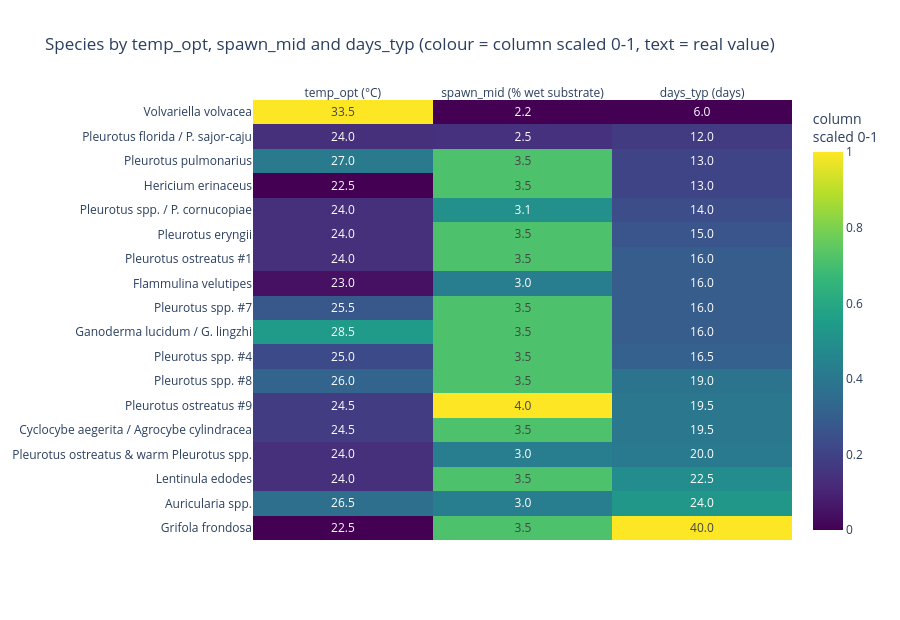

Write notebook code for a chart like this one.
### Markdown cell above
## 4. Heatmap 1: species by three columns

Rows are species (sorted by `days_typ`), columns are `temp_opt` (°C), `spawn_mid` (% of wet substrate) and `days_typ` (days). The colour is each column scaled to 0-1 (lowest value in the column = 0, highest = 1); the text in each cell is the real value.

### Code cell
cols = ["temp_opt", "spawn_mid", "days_typ"]
hm = df.sort_values(["days_typ", "days_max"]).reset_index(drop=True)
scaled = (hm[cols] - hm[cols].min()) / (hm[cols].max() - hm[cols].min())
fig = go.Figure(go.Heatmap(z=scaled.to_numpy(), x=["temp_opt (°C)", "spawn_mid (% wet substrate)", "days_typ (days)"], y=hm["label"],
                           text=hm[cols].round(1).astype(str).to_numpy(), texttemplate="%{text}", colorscale="Viridis",
                           colorbar=dict(title="column<br>scaled 0-1"), hoverongaps=False,
                           hovertemplate="%{y}<br>%{x}: %{text}<extra></extra>"))
fig.update_yaxes(autorange="reversed")
fig.update_layout(title="Species by temp_opt, spawn_mid and days_typ (colour = column scaled 0-1, text = real value)",
                  height=620, xaxis_side="top")
fig.show()

### Figure 1 — Plotly figure (JSON) as saved in the notebook; plotly's stock layout.template omitted (floating-point values rounded to 4 significant figures)
{"data": [{"colorbar": {"title": {"text": "column<br>scaled 0-1"}}, "colorscale": [[0, "#440154"], [0.1111, "#482878"], [0.2222, "#3e4989"], [0.3333, "#31688e"], [0.4444, "#26828e"], [0.5556, "#1f9e89"], [0.6667, "#35b779"], [0.7778, "#6ece58"], [0.8889, "#b5de2b"], [1, "#fde725"]], "hoverongaps": false, "hovertemplate": "%{y}<br>%{x}: %{text}<extra></extra>", "text": [["33.5", "2.2", "6.0"], ["24.0", "2.5", "12.0"], ["27.0", "3.5", "13.0"], ["22.5", "3.5", "13.0"], ["24.0", "3.1", "14.0"], ["24.0", "3.5", "15.0"], ["24.0", "3.5", "16.0"], ["23.0", "3.0", "16.0"], ["25.5", "3.5", "16.0"], ["28.5", "3.5", "16.0"], ["25.0", "3.5", "16.5"], ["26.0", "3.5", "19.0"], ["24.5", "4.0", "19.5"], ["24.5", "3.5", "19.5"], ["24.0", "3.0", "20.0"], ["24.0", "3.5", "22.5"], ["26.5", "3.0", "24.0"], ["22.5", "3.5", "40.0"]], "texttemplate": "%{text}", "type": "heatmap", "x": ["temp_opt (°C)", "spawn_mid (% wet substrate)", "days_typ (days)"], "y": ["Volvariella volvacea", "Pleurotus florida / P. sajor-caju", "Pleurotus pulmonarius", "Hericium erinaceus", "Pleurotus spp. / P. cornucopiae", "Pleurotus eryngii", "Pleurotus ostreatus #1", "Flammulina velutipes", "Pleurotus spp. #7", "Ganoderma lucidum / G. lingzhi", "Pleurotus spp. #4", "Pleurotus spp. #8", "Pleurotus ostreatus #9", "Cyclocybe aegerita / Agrocybe cylindracea", "Pleurotus ostreatus & warm Pleurotus spp.", "Lentinula edodes", "Auricularia spp.", "Grifola frondosa"], "z": [[1.0, 0.0, 0.0], [0.1364, 0.1429, 0.1765], [0.4091, 0.7143, 0.2059], [0.0, 0.7143, 0.2059], [0.1364, 0.5, 0.2353], [0.1364, 0.7143, 0.2647], [0.1364, 0.7143, 0.2941], [0.04545, 0.4286, 0.2941], [0.2727, 0.7143, 0.2941], [0.5455, 0.7143, 0.2941], [0.2273, 0.7143, 0.3088], [0.3182, 0.7143, 0.3824], [0.1818, 1.0, 0.3971], [0.1818, 0.7143, 0.3971], [0.1364, 0.4286, 0.4118], [0.1364, 0.7143, 0.4853], [0.3636, 0.4286, 0.5294], [0.0, 0.7143, 1.0]]}], "layout": {"height": 620, "title": {"text": "Species by temp_opt, spawn_mid and days_typ (colour = column scaled 0-1, text = real value)"}, "xaxis": {"side": "top"}, "yaxis": {"autorange": "reversed"}}}
